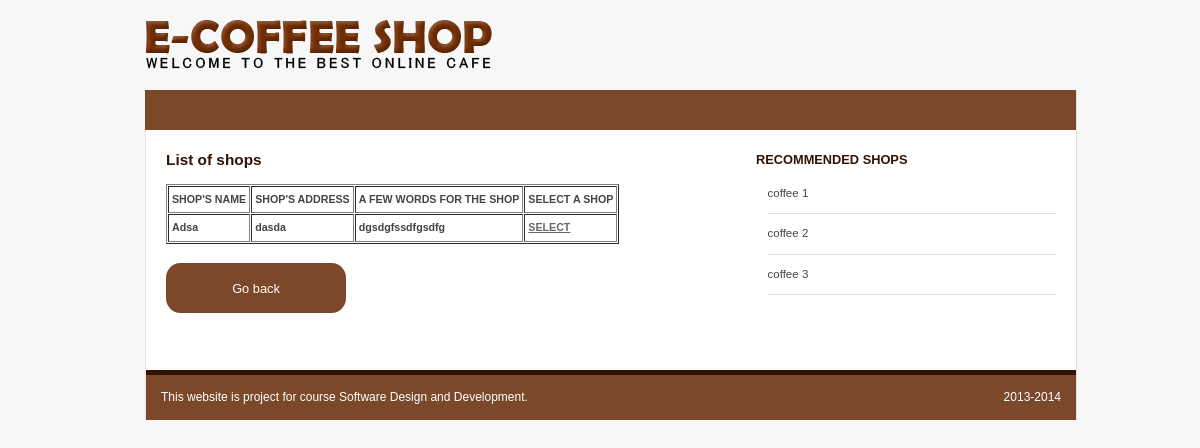
/ListOfShops.php, run on the app's committed database.
### tables this page shows
CREATE TABLE IF NOT EXISTS `shop_owners` (
  `id` int(11) NOT NULL AUTO_INCREMENT,
  `name` varchar(30) NOT NULL,
  `surname` varchar(30) NOT NULL,
  `username` varchar(30) NOT NULL,
  `password` varbinary(200) NOT NULL,
  `e_mail` varchar(30) NOT NULL,
  `shop_name` varchar(25) NOT NULL,
  `shop_address` varchar(20) NOT NULL,
  `phone_number_fax` int(11) NOT NULL,
  `shop_description` text,
  PRIMARY KEY (`id`),
  UNIQUE KEY `username` (`username`)
);

### ListOfShops.php (the view, shortened to what this page needs)
<?php
include 'header.php';
?>
<div id="content">
<H1>List of shops</H1>
<small>
<?php
include("dbconnection.php");
$get_shops = "SELECT shop_name, shop_address, shop_description FROM shop_owners WHERE 1";
$get_shops_res = mysql_query($get_shops,$link);
if (mysql_num_rows($get_shops_res)<1)
{
	echo "No available shops right now. Sorry for your inconvenience.";
}
else
{
	echo "<table cellpadding=3 cellspacing=1 border=1>";
	echo "<tr>";
	echo "<th>SHOP'S NAME</th>";
	echo "<th>SHOP'S ADDRESS</th>";
	echo "<th>A FEW WORDS FOR THE SHOP</th>";
	echo "<th>SELECT A SHOP</th>";
	echo "</tr>";
	while($shops_info = mysql_fetch_array($get_shops_res))
	{
		$shop_name = $shops_info['shop_name'];
		$shop_address = $shops_info['shop_address'];
		$shop_desc = $shops_info['shop_description'];
		echo "<tr>";
		echo "<th>$shop_name</th>";
		echo "<th>$shop_address</th>";
		echo "<th>$shop_desc</th>";
		echo "<th>"; echo "<a href='ListOfShops2.php?my_shop_name=$shop_name'>" . 'SELECT'.'</a>'."</th>";
		echo "</tr>";
	}
	echo "</table>";
}
?>
</small>
<br>
<div id="button"><a href="User home.php">Go back</a></div>
</div>
<?php include 'footer.php'; ?>

### main.css (style rules this page uses)
html,body,form,fieldset,textarea { font: 100%/ 120% Verdana, Arial, Helvetica, sans-serif; margin: 0; padding: 0; }
h1,h2,h3,h4,h5,h6,p,pre,blockquote,ul,ol,dl,address { margin: 0; padding: 0; }
a { color: #666; }
html { height: 100%; width: 100%; margin: 0; }
body { background-color: #F7F7F7; color: #444; font-family: Verdana, Arial, Helvetica, sans-serif; font-size: 0.8em; height: 100%; line-height: 1.5em; margin: center; padding: 0; }
#button a { text-align: center; padding: 16px 0px 0px 0px; height: 50px; width: 180px; display: block; color: #fff; text-decoration: none; background: url(images/button.png) no-repeat left 0px; }
#content { float:left; min-height:200px; padding:20px; width:559px; background-color: #fff; }
#content h1, h2, h3 { color:#311301; font-weight: normal; text-shadow: #fff 0px 1px 1px; }
#content h1 { font-size:1.2em; margin-bottom:15px; font-weight: bold; }

### data on the page
shop_owners: shop_name "Adsa", shop_address "dasda", shop_description "dgsdgfssdfgsdfg"
